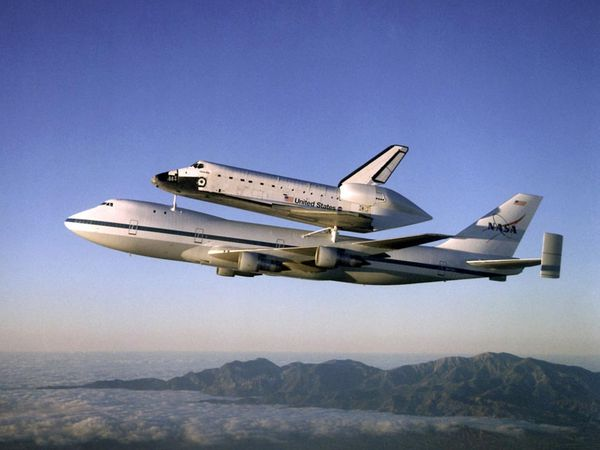
#> input picture 09_transform/shuttle.jpg, 600 x 450 px
$ python test2.py
#> lines starting #> are read from the running program, lines starting #| are printed output that depends on the picture
#!/usr/bin/python3.5
# Created by Eudaemon, All Rights Reserved


import cv2
import numpy as np


img = cv2.imread('shuttle.jpg')
#> img is the input picture: shape (450, 600, 3); mean B, G, R 160, 125.6, 115.2

# Affine

rows,cols,ch = img.shape
#> rows = 450; cols = 600; ch = 3

pts1 = np.float32([[50,50],[200,50],[50,200]])
pts2 = np.float32([[10,100],[200,50],[100,250]])

M = cv2.getAffineTransform(pts1,pts2)
dst = cv2.warpAffine(img,M,(cols,rows))
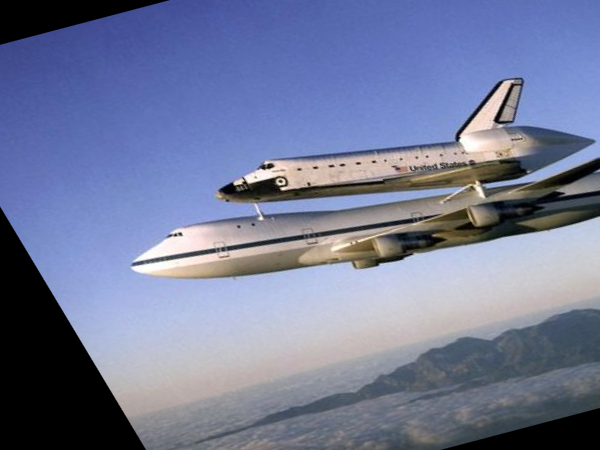
#> dst: shape (450, 600, 3); mean B, G, R 153.5, 122.3, 114.3

cv2.imshow('img',dst)
cv2.waitKey(0)
cv2.destroyAllWindows()
